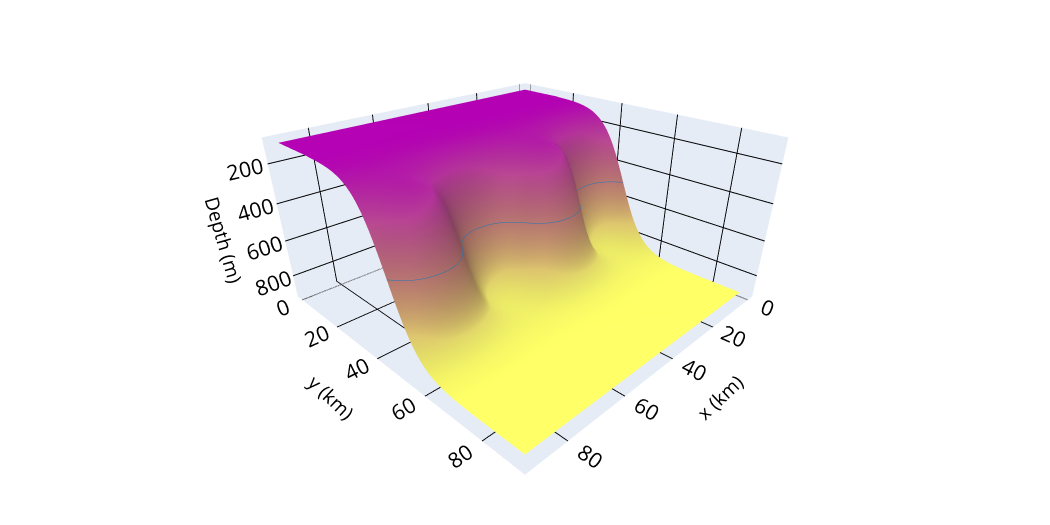

The notebook cell saved with this chart:
### Code cell
X, Y, h = generate_bathymetry(default_params)

# m to km
X /= 1e3
Y /= 1e3

fig = plot_3D_bathymetry(X, Y, h, show_contour=True, width="single", aspect_ratio=0.5)
fig.write_image(figpath+"3dbath.pdf")
fig

### Figure 1 — Plotly figure (JSON) as saved in the notebook; plotly's stock layout.template omitted (floating-point values rounded to 4 significant figures; data arrays with more than 128 entries replaced by an {"elided": "..."} marker saying what was removed)
{"data": [{"cmax": 899.9, "cmin": 100, "colorscale": {"elided": "256x2 mixed values"}, "contours": {"z": {"color": "#1f77b4", "end": 501, "show": true, "size": 20, "start": 500, "width": 6}}, "lighting": {"ambient": 0.5, "diffuse": 0.8, "roughness": 0.5}, "showscale": false, "type": "surface", "x": {"elided": "91x91 int values"}, "y": {"elided": "91x91 int values"}, "z": {"elided": "91x91 float values"}}], "layout": {"font": {"color": "#000000", "size": 16}, "height": 525, "margin": {"b": 0, "l": 0, "r": 0, "t": 40}, "paper_bgcolor": "rgba(0,0,0,0)", "plot_bgcolor": "rgba(0,0,0,0)", "scene": {"aspectmode": "manual", "aspectratio": {"x": 1, "y": 1, "z": 0.5}, "camera": {"center": {"x": 0, "y": 0, "z": -0.2}, "eye": {"x": 1.1, "y": 1.1, "z": 0.7}}, "xaxis": {"color": "#000000", "gridcolor": "#000000", "title": {"text": "x (km)"}}, "yaxis": {"color": "#000000", "gridcolor": "#000000", "title": {"text": "y (km)"}}, "zaxis": {"autorange": "reversed", "color": "#000000", "gridcolor": "#000000", "nticks": 5, "range": [0, 989.9], "title": {"text": "Depth (m)"}}}, "width": 1050}}
